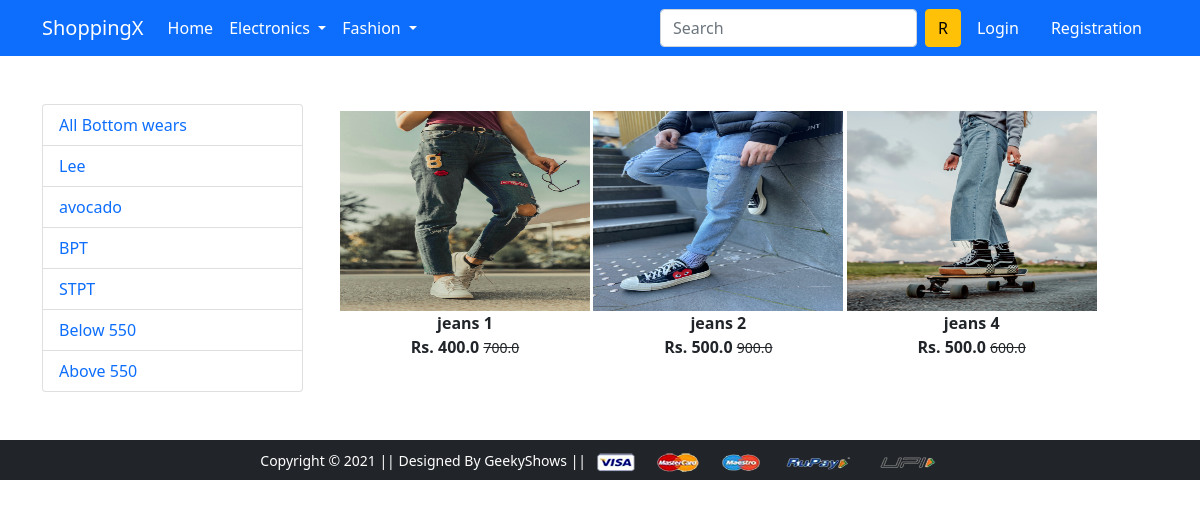
The page /bottom-wear/below on the database its author committed.
### app/models.py (models this page shows, shortened)
class Product(models.Model):
    title = models.CharField(max_length=100)
    selling_price = models.FloatField()
    discounted_price = models.FloatField()
    description = models.TextField()
    brand = models.CharField(max_length=100)
    category = models.CharField(choices=CATEGORY_CHOICES, max_length=2)
    product_image = models.ImageField(upload_to='productimg')

### app/views.py (the view)
# urls.py: path('bottom-wear/', views.bottom_wear, name='bottom_wear'),
def bottom_wear(request, data=None):
  if data == None:
   bottom_wears = Product.objects.filter(category='BW')
  elif data == 'STPT' or data == 'Lee' or data == 'BPT' or data == 'avocado':
   bottom_wears = Product.objects.filter(category="BW").filter(brand=data)
  elif data == 'below':
   bottom_wears = Product.objects.filter(category="BW").filter(discounted_price__lt=550)
  elif data == 'above':
   bottom_wears = Product.objects.filter(category="BW").filter(discounted_price__gt=550)
  return render(request, 'app/bottom-wear.html', {'bottom_wears': bottom_wears})

### app/templates/app/bottom-wear.html (shortened to what this page needs)
{% extends 'app/base.html' %}
{% load static %}
{% block main-content %}
<div class="container my-5">
 <div class="row">
  <div class="col-sm-3">
    <div class="list-group">
        <a href="{% url 'bottom_wear' %}" class="list-group-item list-grou-item-action" aria-current="true">All Bottom wears</a>
        <a href="{% url 'bottom_weardata' 'Lee' %}" class="list-group-item list-grou-item-action" aria-current="true">Lee</a>
        <a href="{% url 'bottom_weardata' 'avocado' %}" class="list-group-item list-grou-item-action" aria-current="true">avocado</a>
        <a href="{% url 'bottom_weardata' 'BPT' %}" class="list-group-item list-grou-item-action" aria-current="true">BPT</a>
        <a href="{% url 'bottom_weardata' 'STPT' %}" class="list-group-item list-grou-item-action" aria-current="true">STPT</a>
         <a href="{% url 'bottom_weardata' 'below' %}" class="list-group-item list-grou-item-action" aria-current="true">Below 550</a>
         <a href="{% url 'bottom_weardata' 'above' %}" class="list-group-item list-grou-item-action" aria-current="true">Above 550</a>
    </div>
  </div>
  <div class="col-sm-8">
   <div class="row">
    {% for product in bottom_wears %}
    <div class="col-sm-4 text-center mb-4">
        <a href="{% url 'product-detail' product.id %}" class="btn">
            <div class="item">
                <img src="{{product.product_image.url}}" alt="img" height="200" width="250">
                <div class="fw-bold">{{product.title}}</div>
                <div class="fw-bold">Rs. {{product.discounted_price}} <small class="fw-light text-decoration-line-through">{{product.selling_price}}</small></div>
            </div>
        </a>
    </div>
    {% endfor %}
   </div>
  </div>
 </div>
</div>
{% endblock main-content %}

### rows shown on the page
Product: product_image (picture), title "jeans 1", discounted_price "400.0", selling_price "700.0"
Product: product_image (picture), title "jeans 2", discounted_price "500.0", selling_price "900.0"
Product: product_image (picture), title "jeans 4", discounted_price "500.0", selling_price "600.0"
